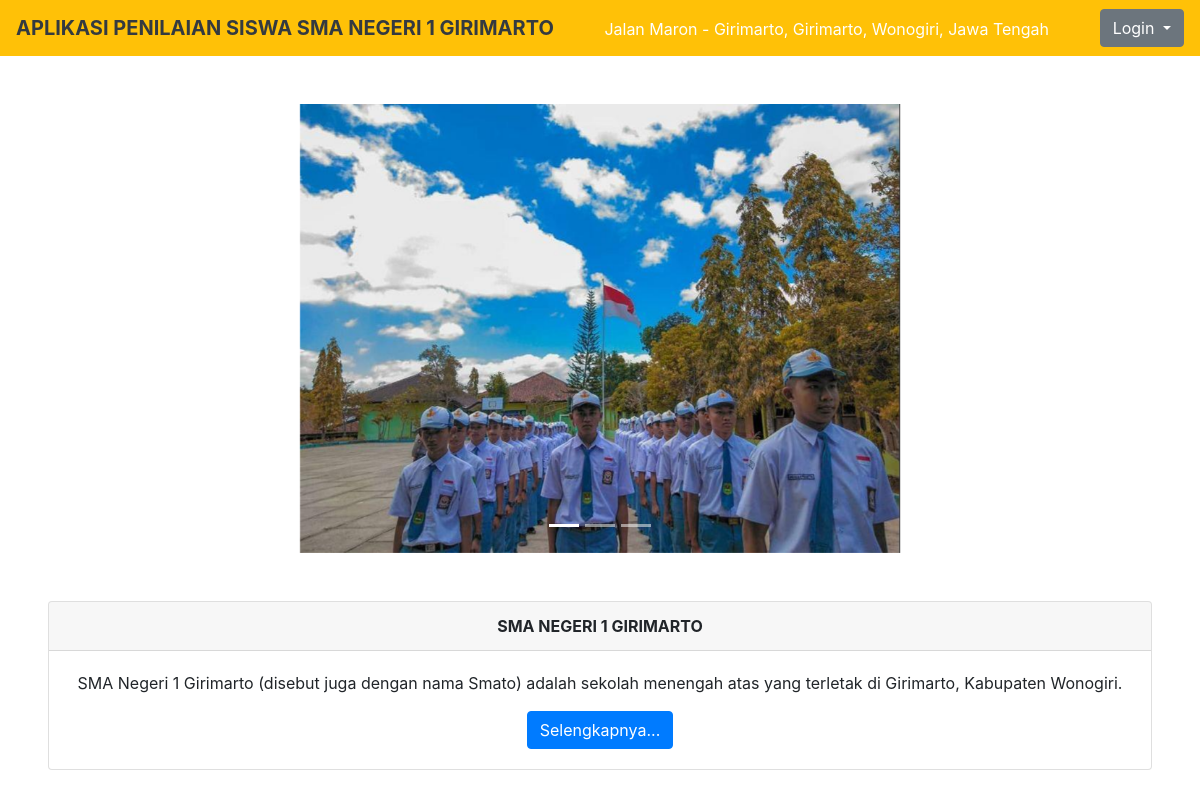
The page / on the database its author committed.
### tables this page shows
CREATE TABLE `identitas` (
  `identitas_id` int(11) NOT NULL,
  `nama_website` varchar(255) NOT NULL,
  `alamat` varchar(255) NOT NULL,
  `email` varchar(50) NOT NULL,
  `telp` varchar(50) NOT NULL
);

CREATE TABLE `tentang_sekolah` (
  `tentang_sekolah_id` int(11) NOT NULL,
  `profil` varchar(1000) NOT NULL,
  `visi` varchar(255) NOT NULL,
  `misi` varchar(255) NOT NULL,
  `NPSN` int(50) NOT NULL,
  `Alamat Sekolah` varchar(255) NOT NULL,
  `Website` varchar(255) NOT NULL,
  `Email` varchar(255) NOT NULL
);

### application/controllers/Landing_page.php (called while the page is built)
<?php
class Landing_page extends CI_Controller{
	public function index(){
		$data['identitas'] = $this->identitas_model->tampil_data('identitas')->result();
		$data['tentang_sekolah'] = $this->tentangsekolah_model->tampil_data('tentang_sekolah')->result();
		$data['hubungi'] = $this->hubungi_model->tampil_data('hubungi')->result();
		$this->load->view("templates_administrator/header");
		$this->load->view("landing_page", $data);
		$this->load->view("templates_administrator/footer");
	}
}

### index.php (called while the page is built, shortened)
<?php
require_once BASEPATH.'core/CodeIgniter.php';

### application/models/Identitas_model.php (called while the page is built, shortened)
<?php
class Identitas_model extends CI_Model{
	public function tampil_data($table){
		return $this->db->get($table);
	}
}

### application/models/Tentangsekolah_model.php (called while the page is built, shortened)
<?php
class Tentangsekolah_model extends CI_Model{
	public function tampil_data($table){
		return $this->db->get($table);
	}
}

### application/views/landing_page.php (the view, shortened to what this page needs)
<nav class="navbar navbar-light bg-warning text-dark">
<?php foreach($identitas as $idt) : ?>
  <a class="navbar-brand"><strong font size="5"><?php echo $idt->nama_website ?></strong></a>
  <a class="navbar-brand"><font size="3" color="#ffffff"><?php echo $idt->alamat ?></a></font>
<?php endforeach; ?>
<div class="dropdown">
  <button class="btn btn-secondary dropdown-toggle" type="button" id="dropdownMenuButton" data-toggle="dropdown" aria-haspopup="true" aria-expanded="false">
    Login
  </button>
</div>
</nav>
<div id="carouselExampleIndicators" class="carousel slide" data-ride="carousel">
  <ol class="carousel-indicators">
    <li data-target="#carouselExampleIndicators" data-slide-to="0" class="active"></li>
    <li data-target="#carouselExampleIndicators" data-slide-to="1"></li>
    <li data-target="#carouselExampleIndicators" data-slide-to="2"></li>
  </ol><br><br>
  <div class="carousel-inner">
    <div class="carousel-item active">
      <center><img src="<?php echo base_url('assets/img/slide-1.jpeg') ?>" class="d-block w-50" alt="..."></center>
    </div>
  </div>
  <a class="carousel-control-prev" href="#carouselExampleIndicators" role="button" data-slide="prev">
    <span class="carousel-control-prev-icon" aria-hidden="true"></span>
  </a>
  <a class="carousel-control-next" href="#carouselExampleIndicators" role="button" data-slide="next">
    <span class="carousel-control-next-icon" aria-hidden="true"></span>
  </a>
</div>
<div class="card text-center m-5">
  <div class="card-header">
    <strong>SMA NEGERI 1 GIRIMARTO</strong>
  </div>
  <div class="card-body">
    <p class="card-text">
      <?php foreach($tentang_sekolah as $ttg) : ?>
      <?php echo word_limiter($ttg->profil,50) ?>
      <?php endforeach; ?>
    </p>
    <button type="button" class="btn btn-primary" data-toggle="modal" data-target="#exampleModal">
  Selengkapnya...
    </button>
  </div>
</div>

### rows shown on the page
identitas: nama_website "APLIKASI PENILAIAN SISWA SMA NEGERI 1 GIRIMARTO", alamat "Jalan Maron - Girimarto, Girimarto, Wonogiri, Jawa Tengah"
tentang_sekolah: profil "SMA Negeri 1 Girimarto (disebut juga dengan nama Smato) adalah sekolah menengah atas yang terletak di Girimarto, Kabupaten Wonogiri."
